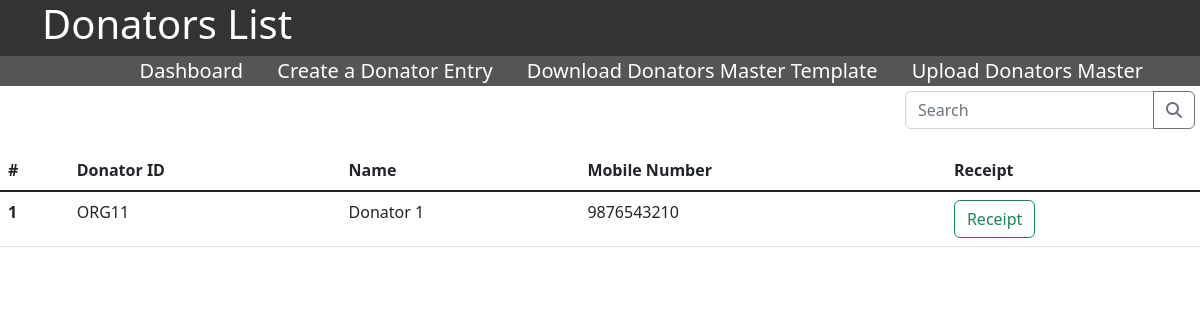
/3/listFreqDonators, run on an earlier commit of the app's database.
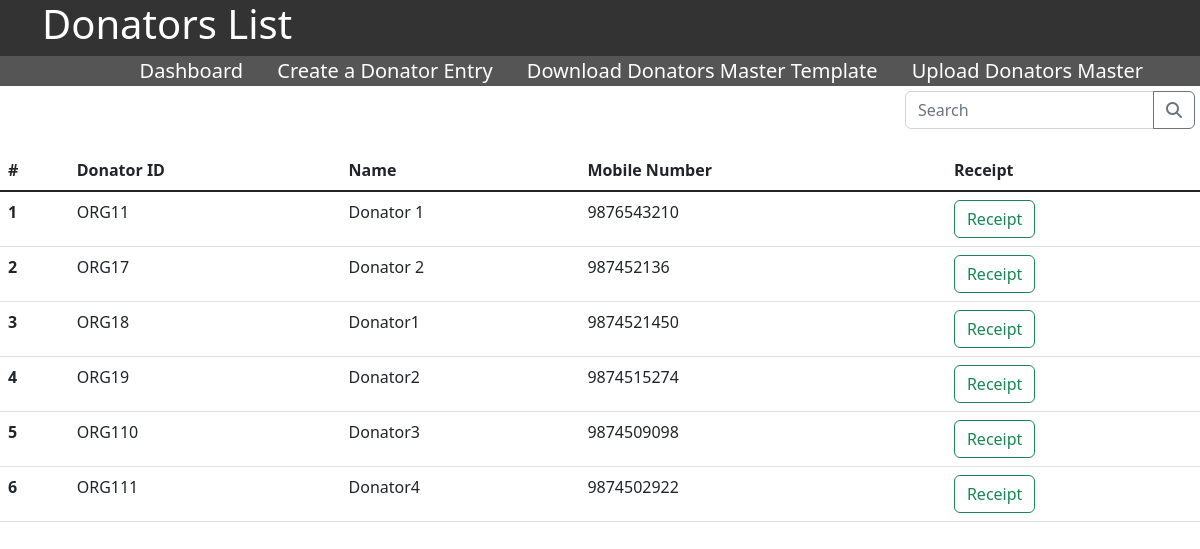
And on a later commit of the database.
### application/models.py (models this page shows)
class Donator(db.Model):
    __tablename__ = "donator"
    did = db.Column(db.Integer, primary_key = True, autoincrement = True)
    donator_id = db.Column(db.String)
    org_id = db.Column(db.Integer)
    name = db.Column(db.String)
    address = db.Column(db.String)
    state = db.Column(db.String)
    pincode = db.Column(db.Integer)
    landline = db.Column(db.Integer)
    phoneno = db.Column(db.Integer)
    email = db.Column(db.String)
    id_type = db.Column(db.String)
    panid = db.Column(db.String)

### application/controllers.py (the view)
@app.route("/<int:org_id>/listFreqDonators", methods = ["GET", "POST"])
def listFreqDonators(org_id):
    all_donators = Donator.query.filter_by(org_id = org_id).all()
    if request.method == "POST":
        keyword = request.form["search"]
        all_donators = db.session.query(Donator).filter(or_(Donator.name.like(f"%{keyword}%"), Donator.phoneno.like(f"%{keyword}%"), Donator.donator_id.like(f"%{keyword}%"))).all()
    return render_template("listFreqDonators.html", org_id = org_id, all_donators = all_donators)

### templates/listFreqDonators.html (shortened to what this page needs)
<!DOCTYPE html>
<html lang="en">
<head>
    <link rel = "stylesheet" type="text/css" href = "/static/css/style.css">
    <link href="https://cdn.jsdelivr.net/npm/bootstrap@5.2.0/dist/css/bootstrap.min.css" rel="stylesheet">
    <link rel="stylesheet" href="https://cdnjs.cloudflare.com/ajax/libs/font-awesome/4.7.0/css/font-awesome.min.css">
</head>
<body>
    <header id ="main-header">
        <div class = "container">
            <h1>Donators List</h1>
        </div>
    </header>
    <nav id = "navbar">
        <div class="container">
            <li><a href ="/Organization/{{ org_id }}">Dashboard</a></li>
            <li><a href ="/{{ org_id }}/frequentDonator">Create a Donator Entry</a></li>
            <li><a href ="/{{ org_id }}/downloadFrequentDonator">Download Donators Master Template</a></li>
            <li><a href ="/{{ org_id }}/uploadFrequentDonator">Upload Donators Master</a></li>
        </div>
    </nav>
    <div class="searchbox" style="width:25%; float:right;padding:5px">
            <form action = "" method = "POST">
                <div class="input-group mb-3">
                    <input name="search" type="text" class="form-control" placeholder="Search" aria-label="Recipient's username" aria-describedby="button-addon2">
                    <button class="btn btn-outline-secondary" type="submit" id="button-addon2"><i class="fa fa-search"></i></button>
                </div>
            </form>
    </div>
    <table class="table">
        <thead>
          <tr>
            <th scope="col">#</th>
            <th scope="col">Donator ID</th>
            <th scope="col">Name</th>
            <th scope="col">Mobile Number</th>
            <th scope="col">Receipt</th>
          </tr>
        </thead>
        <tbody class="table-group-divider">
        {% for donator in all_donators %}
          <tr>
            <th scope="row">{{ loop.index }}</th>
            <td>{{donator.donator_id}}</td>
            <td>{{donator.name}}</td>
            <td>{{donator.phoneno}}</td>
            <td><a href = "/{{org_id}}/{{donator.did}}/generateReceipt"><button type="button" class="btn btn-outline-success">Receipt</button></a></td>
          </tr>
          {% endfor %}
        </tbody>
      </table>
</body>
</html>

### static/css/style.css (style rules this page uses)
body { background-color: #f4f4f4; margin:0; }
#main-header { background-color:#333; border:none; color:white; }
#navbar { background-color:#555; color:white; text-align: right; }
#navbar li { display: inline; }
#navbar a { color:white; text-decoration: none; font-size: 20px; padding-right: 15px; padding-left:15px; }
.container { width: 80%; margin:auto; overflow: hidden; }

What changed in the data, as far as the page shows it:
added Donator: donator_id "ORG17", name "Donator 2", phoneno "987452136"
added Donator: donator_id "ORG18", name "Donator1", phoneno "9874521450"
added Donator: donator_id "ORG19", name "Donator2", phoneno "9874515274"
added Donator: donator_id "ORG110", name "Donator3", phoneno "9874509098"
added Donator: donator_id "ORG111", name "Donator4", phoneno "9874502922"
